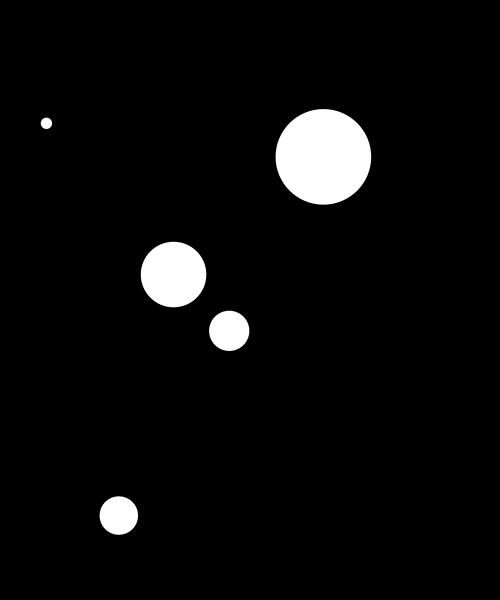
Frame 1 (no input)
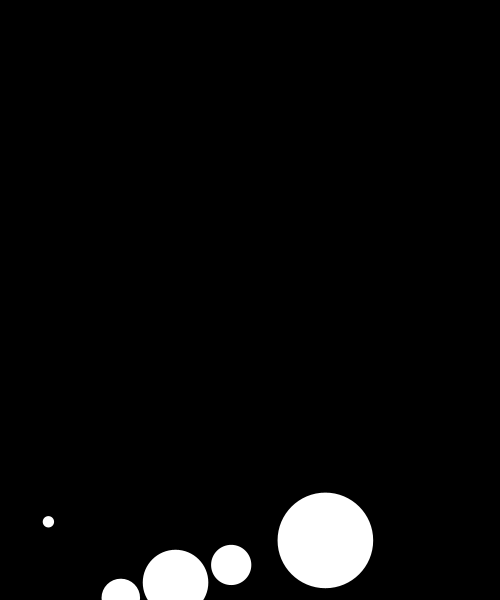
Frame 60 (the mouse pressed at the canvas centre just before this capture)
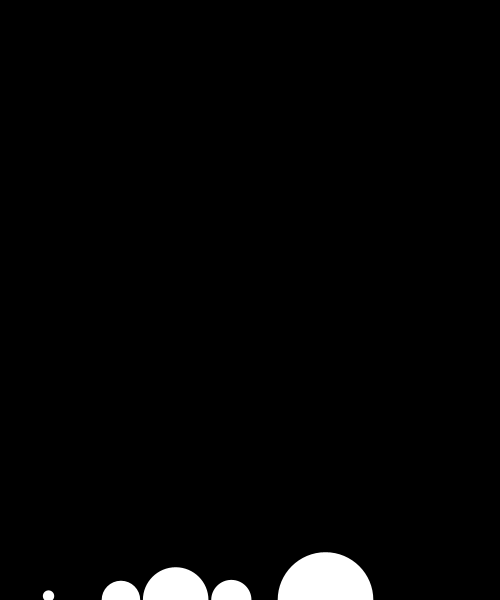
Frame 120 (the mouse held since frame 60 and released just before this capture)

The Processing sketch that drew these frames (run headless with seeded random() and noise(); from frame 60 on, the mouse is pressed at the canvas centre):

// Processing sketch: inclass_physics
// ── inclass_physics.pde
int WATER_HEIGHT = 150;

ArrayList<Ball> balls = new ArrayList<Ball>();

void setup() {
  size(500, 600);
  for (int i=0; i<5; i++) {
    balls.add( new Ball( random(width), random(height) ) );
  }
}

void draw() {
  background(0);

  // balls
  for (int i = 0; i<balls.size(); i++) {
    Ball b = balls.get(i);

    // update
    PVector gravity = new PVector(0, 1);
    gravity.mult(b.mass);
    b.applyForce(gravity);

    //PVector wind = new PVector(-0.5, 1);
    //b.applyForce(wind);
    b.update();

    // check or compare
    //if (b.pos.y < height-WATER_HEIGHT) {
    //  // in the air
    b.applyRestitution(-0.045);
    //} else {
    //  // in the water
    //  b.applyRestitution(-0.30);
    //}
    b.checkEdges();

    // display
    for (int j =0; j<balls.size(); j++) {
      if (i != j) {
        //Ball other = balls.get(j);
        stroke(255);
        //line(b.pos.x, b.pos.y, other.pos.x, other.pos.y);
      }
    }
    b.display();
  }

  //// water
  //fill(0, 0, 255, 100);
  //rect(0, height - WATER_HEIGHT, width, height - WATER_HEIGHT);
}

void keyPressed() {
  PVector f = new PVector(1, 0);
  balls.get(0).applyForce(f);
}

class Ball {
  PVector pos;
  PVector vel;
  PVector acc;
  float mass;
  float dia;

  Ball(float x, float y) {
    pos = new PVector(x, y);
    vel = new PVector();
    acc = new PVector(0.1, 0);
    mass = random(1, 10);
    dia = 10 * mass; //random(20, 30);
  }

  void update() {
    // acc --> vel --> pos
    vel.add(acc); // vel += acc;
    pos.add(vel); // pos += vel;
    acc.mult(0); // acc *= 0; acc will be released after is applied
  }

  void applyForce( PVector force ) {
    PVector f = force.copy();
    f.div(mass);
    acc.add(f);
  }

  void applyRestitution(float amount) {
    // coefficent of restitution
    float value = 1.0 + amount;
    vel.mult( value );
  }

  void display() {
    pushMatrix();
    pushStyle();

    noStroke();
    fill(255);
    ellipse(pos.x, pos.y, dia, dia);

    popStyle();
    popMatrix();
  }

  void checkEdges() {
    // x
    if (pos.x > width) {
      pos.x = width;
      vel.x *= -1;
    } else if (pos.x < 0) {
      pos.x = 0;
      vel.x *= -1;
    }
    // y
    if (pos.y > height) {
      pos.y = height;
      vel.y *= -1;
      //applyRestitution( -0.50 );
    } else if (pos.y < 0) {
      pos.y = 0;
      vel.y *= -1;
    }
  }
}
